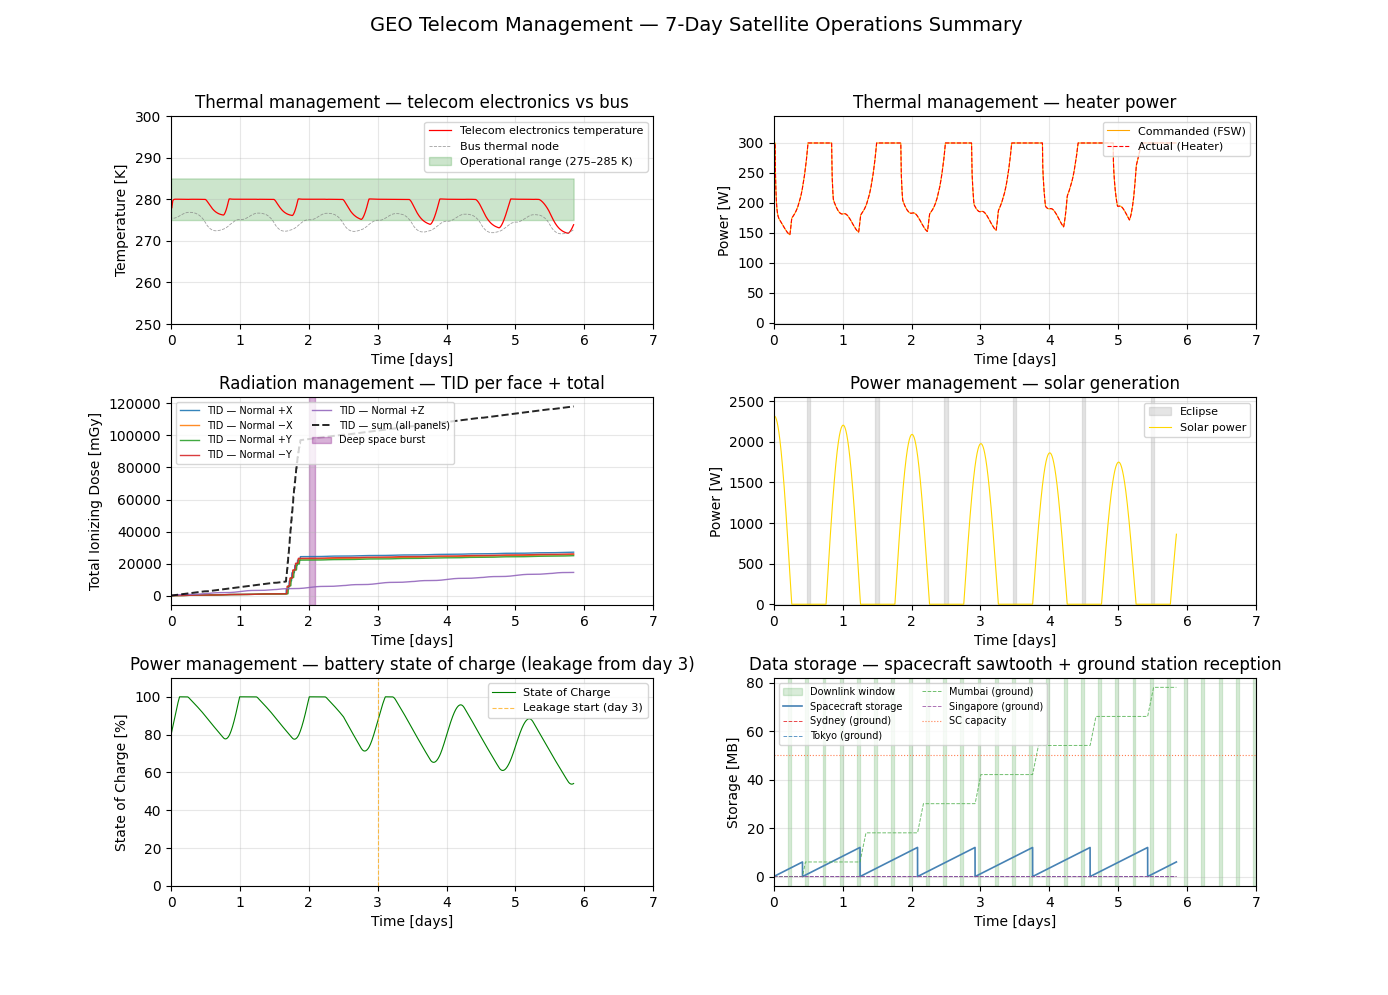

Source code (Python):
#!/usr/bin/env python3

"""
                    [ ZENDIR ]
This code is developed by Zendir to aid with communication
to the public API. All code is under the the license provided
with the 'zendir' module. Copyright Zendir, 2025.

GEO Satellite Operations Scenario
=================================
A multi day simulation of a 2500 kg geostationary telecommunications satellite
at 42,164 km semi-major axis, starting at March equinox 2025.

The scenario demonstrates:
- Thermal control: PID-regulated 300W heater maintaining telecom electronics at 280K
- Radiation monitoring: 5 panels tracking TID on each spacecraft face, plus a
  transient deep space radiation burst on day 2 hitting the +Y panel
- Power system: 6 m² solar array with accelerated degradation, 2000 Ah battery with leakage from day 3
- Attitude control: 3-axis reaction wheels pointing transmitter at Sydney ground station
- Data management: Sawtooth storage pattern with 5h accumulate / 1h downlink cycles
  across 4 rotating ground stations (Sydney, Tokyo, Mumbai, Singapore)

Output: 6-panel summary plot showing thermal, radiation, power, and data trends.

Note: As a lengthy simulation of a satellite with simulation intense subsystems modelled, allow ~4 hours for the simulation to run. 
If curious about the output, the final figure generated is also provided with the scenario in advance, scenario_geo_management.png.
"""

import os
import sys
import numpy as np
import datetime as dt
import asyncio
from matplotlib import pyplot as plt
import matplotlib.gridspec as gridspec
from zendir import printer, runner, Object, Simulation, Client, Behaviour, Model
from zendir.maths import astro, constants
sys.path.insert(0, os.path.abspath(os.path.join(os.path.dirname(__file__), "..", "..")))
import credential_helper

printer.clear()
printer.set_verbosity(printer.SUCCESS_VERBOSITY)

# Four ground stations in Asia-Pacific region for RF contact rotation
OBSERVATION_TARGETS = [
    {"name": "Sydney", "lat": -33.87, "lon": 151.21},
    {"name": "Tokyo", "lat": 35.68, "lon": 139.69},
    {"name": "Mumbai", "lat": 19.08, "lon": 72.88},
    {"name": "Singapore", "lat": 1.35, "lon": 103.82},
]

# GEO orbital parameters
GEO_ALTITUDE = 35786000
GEO_SEMI_MAJOR_AXIS = 42164000

# Telem Packet Sizes in Bytes
UPLINK_PACKET_SIZE_BYTES = 3 * 1024
UPLINK_TELEMETRY_BYTES = 768


async def main(simulation: Simulation) -> None:

    # =========================================================================
    # SPACECRAFT SETUP
    # =========================================================================
    # March equinox epoch provides eclipse season context for GEO operations

    epoch = dt.datetime(2025, 3, 20, 12, 0, 0)
    await simulation.get_system("SolarSystem", Epoch=epoch)

    # Circular equatorial GEO orbit
    orbit: tuple = astro.classical_to_vector_elements(
        semi_major_axis=GEO_SEMI_MAJOR_AXIS,
        eccentricity=0.0,
        inclination=0.0,
        right_ascension=0.0,
        argument_of_periapsis=0.0,
        true_anomaly=0.0,
    )

    # 2500 kg spacecraft with diagonal inertia tensor
    spacecraft: Object = await simulation.add_object(
        "Spacecraft",
        TotalMass=2500.0,
        TotalCenterOfMassB_B=np.array([0, 0, 0]),
        TotalMomentOfInertiaB_B=np.array(
            [[2000, 0, 0], [0, 1800, 0], [0, 0, 1500]]
        ),
        Position=orbit[0],
        Velocity=orbit[1],
        Attitude=np.array([0.0, 0.0, 0.0]),
        AttitudeRate=np.array([0.0, 0.0, 0.0]),
    )

    # =========================================================================
    # THERMAL CONTROL SYSTEM
    # =========================================================================
    # Four-node thermal network: bus -> telecom rack <- heater -> radiator
    # Heater maintains telecom electronics at 280K via PID control

    # Radiator: 20 kg, 0.3 m², radiates to space (emissivity 0.85)
    radiator: Object = await spacecraft.add_child("PhysicalObject")
    await radiator.set(Name="Radiator")
    await radiator.set(Mass=20.0)
    radiator_thermal: Model = await radiator.get_model("ThermalModel")
    await radiator_thermal.set(ThermalConductivity=205.0)
    await radiator_thermal.set(SpecificHeatCapacity=900.0)
    await radiator_thermal.set(Thickness=0.02)
    await radiator_thermal.set(Temperature=250.0)
    await radiator_thermal.set(SurfaceArea=0.3)
    await radiator_thermal.set(EnableSpaceRadiation=True)
    await radiator_thermal.set(Emissivity=0.85)

    # Bus thermal node: 2.0 m² surface, 1800W internal heat generation
    bus_thermal: Model = await spacecraft.get_model("ThermalModel")
    await bus_thermal.set(ThermalConductivity=205.0)
    await bus_thermal.set(SpecificHeatCapacity=900.0)
    await bus_thermal.set(Thickness=0.02)
    await bus_thermal.set(Temperature=275.0)
    await bus_thermal.set(SurfaceArea=2.0)
    await bus_thermal.set(EnableSpaceRadiation=False)
    await bus_thermal.set(PowerGeneration=1800.0)

    # 300W survival heater for telecom electronics
    NOMINAL_HEATER_POWER = 300.0
    telecom_heater: Object = await spacecraft.add_child("Heater")
    await telecom_heater.set(Name="Telecom Heater")
    await telecom_heater.set(Mass=2.0)
    await telecom_heater.set(NominalPower=NOMINAL_HEATER_POWER)
    await telecom_heater.set(MaxThermalPower=NOMINAL_HEATER_POWER)
    await telecom_heater.set(IsActive=True)
    heater_thermal: Model = await telecom_heater.get_model("ThermalModel")
    await heater_thermal.set(ThermalConductivity=205.0)
    await heater_thermal.set(SpecificHeatCapacity=900.0)
    await heater_thermal.set(Thickness=0.02)
    await heater_thermal.set(Temperature=300.0)
    await heater_thermal.set(SurfaceArea=0.3)
    await heater_thermal.set(EnableSpaceRadiation=False)

    # PID heater controller: K=380, Ki=0.35, P=2.5, target 280K
    NOMINAL_HEATER_MIN = 0.0
    NOMINAL_HEATER_MAX = NOMINAL_HEATER_POWER
    heater_fsw: Behaviour = await spacecraft.add_behaviour("HeaterManagementSoftware")
    await heater_fsw.set(Name="Telecom Heater Controller")
    await heater_fsw.set(MaxPower=NOMINAL_HEATER_MAX)
    await heater_fsw.set(MinPower=0.0)
    await heater_fsw.set(K=380.0)
    await heater_fsw.set(Ki=0.35)
    await heater_fsw.set(P=2.5)

    await telecom_heater.set(
        In_ControlPowerMsg=await heater_fsw.get_message("Out_PowerMsg")
    )

    # Telecom electronics rack: 35 kg thermal mass, target 280K
    telecom_rack: Object = await spacecraft.add_child("PhysicalObject")
    await telecom_rack.set(Name="Telecom Electronics")
    await telecom_rack.set(Mass=35.0)
    telecom_thermal: Model = await telecom_rack.get_model("ThermalModel")
    await telecom_thermal.set(ThermalConductivity=205.0)
    await telecom_thermal.set(SpecificHeatCapacity=900.0)
    await telecom_thermal.set(Thickness=0.02)
    await telecom_thermal.set(Temperature=280.0)
    await telecom_thermal.set(IdealTemperature=280.0)
    await telecom_thermal.set(SurfaceArea=0.5)
    await telecom_thermal.set(EnableSpaceRadiation=False)

    # Thermal conduction network
    await heater_thermal.invoke("Connect", telecom_thermal, 0.05, "Conduction")
    await bus_thermal.invoke("Connect", telecom_thermal, 0.002, "Conduction")
    await telecom_thermal.invoke("Connect", radiator_thermal, 0.001, "Conduction")
    await heater_thermal.invoke("Connect", radiator_thermal, 0.0005, "Conduction")

    await heater_fsw.set(
        In_ThermalMsg=await telecom_thermal.get_message("Out_ThermalMsg")
    )

    # =========================================================================
    # RADIATION MONITORING
    # =========================================================================
    # 5 radiation panels on +X, -X, +Y, -Y, +Z faces (no panel on -Z/Earth-facing)
    # 3mm aluminum shielding, 16 kg each, 2 m² exposed area

    PANEL_AREA = 2.0
    PANEL_MASS = 16.0
    panel_params = {
        "Mass": PANEL_MASS,
        "Area": PANEL_AREA,
        "ShieldingThickness": 0.003,
        "ShieldingDensity": 2700.0,
        "LinearAttenuationCoefficient": 18.0,
        "EnergyToDoseConversionEfficiency": 1.0e-7,
        "SingleEventEffectAverageParticleEnergy": 1.6e-13,
    }
    
    # Solar thermal properties for panel surfaces
    solar_thermal_params = {
        "ExposedArea": PANEL_AREA,
        "SolarAbsorbance": 0.25,
        "ShadowFactor": 0.0,
        "EnableSpaceRadiation": True,
        "SurfaceArea": PANEL_AREA,
        "Emissivity": 0.85,
        "SpecificHeatCapacity": 900.0,
        "ThermalConductivity": 205.0,
        "Thickness": 0.003,
        "Temperature": 290.0,
    }

    # Position radiation panels 5cm out on each face of a cube
    PANEL_OFFSET = 0.15

    # +X face panel (roll +90°, positioned at +5cm X)
    radiation_panel_px: Object = await spacecraft.add_child("RadiationPanel", **panel_params)
    await radiation_panel_px.invoke("RollDegrees", 90.0)
    await radiation_panel_px.set(Position_LP_P=np.array([PANEL_OFFSET, 0.0, 0.0]))
    solar_thermal_px: Model = await radiation_panel_px.get_model("SolarExposureThermalModel", **solar_thermal_params)

    # -X face panel (roll -90°, positioned at -5cm X)
    radiation_panel_mx: Object = await spacecraft.add_child("RadiationPanel", **panel_params)
    await radiation_panel_mx.invoke("RollDegrees", -90.0)
    await radiation_panel_mx.set(Position_LP_P=np.array([-PANEL_OFFSET, 0.0, 0.0]))
    solar_thermal_mx: Model = await radiation_panel_mx.get_model("SolarExposureThermalModel", **solar_thermal_params)

    # +Y face panel (pitch -90°, positioned at +5cm Y)
    radiation_panel_py: Object = await spacecraft.add_child("RadiationPanel", **panel_params)
    await radiation_panel_py.invoke("PitchDegrees", -90.0)
    await radiation_panel_py.set(Position_LP_P=np.array([0.0, PANEL_OFFSET, 0.0]))
    solar_thermal_py: Model = await radiation_panel_py.get_model("SolarExposureThermalModel", **solar_thermal_params)

    # -Y face panel (pitch +90°, positioned at -5cm Y)
    radiation_panel_my: Object = await spacecraft.add_child("RadiationPanel", **panel_params)
    await radiation_panel_my.invoke("PitchDegrees", 90.0)
    await radiation_panel_my.set(Position_LP_P=np.array([0.0, -PANEL_OFFSET, 0.0]))
    solar_thermal_my: Model = await radiation_panel_my.get_model("SolarExposureThermalModel", **solar_thermal_params)

    # +Z face panel (pitch 180°, zenith-facing, positioned at +5cm Z)
    radiation_panel_pz: Object = await spacecraft.add_child("RadiationPanel", **panel_params)
    await radiation_panel_pz.invoke("PitchDegrees", 180.0)
    await radiation_panel_pz.set(Position_LP_P=np.array([0.0, 0.0, PANEL_OFFSET]))
    solar_thermal_pz: Model = await radiation_panel_pz.get_model("SolarExposureThermalModel", **solar_thermal_params)

    PANEL_NORMAL_LABELS = [
        "Normal +X",
        "Normal −X",
        "Normal +Y",
        "Normal −Y",
        "Normal +Z",
    ]

    radiation_panels = [
        radiation_panel_px, radiation_panel_mx,
        radiation_panel_py, radiation_panel_my,
        radiation_panel_pz
    ]
    panel_thermal_models = [
        solar_thermal_px, solar_thermal_mx,
        solar_thermal_py, solar_thermal_my,
        solar_thermal_pz
    ]
    
    # Connect panel thermal models to bus (0.02 m² conductance each)
    for panel_thermal in panel_thermal_models:
        await bus_thermal.invoke("Connect", panel_thermal, 0.02, "Conduction")

    # =========================================================================
    # DEEP SPACE RADIATION BURST
    # =========================================================================
    # Transient high-energy cosmic ray source from +Y direction (1 million km)
    # Activates on day 2 for 2 hours, primarily affecting +Y panel

    deep_space_source_parent: Object = await simulation.add_object("UniverseObject")
    spacecraft_position = await spacecraft.get("Position")
    await deep_space_source_parent.set(
        Position=np.array(spacecraft_position) + np.array([0, 1e9, 0])
    )

    deep_space_source: Object = await deep_space_source_parent.add_child("RadiationSource")
    await deep_space_source.set(FluxAtReference=constants.EARTH_SOLAR_FLUX * 50.0)
    await deep_space_source.set(ReferenceDistance=1e9)
    await deep_space_source.set(ParticleEnergy=1.6e-12)
    await deep_space_source.set(IsEnabled=False)

    RADIATION_BURST_START_SECONDS = 2 * 86400.0
    RADIATION_BURST_DURATION_SECONDS = 2 * 3600.0

    # =========================================================================
    # ELECTRICAL POWER SYSTEM
    # =========================================================================
    # Solar array (6 m², 28% efficiency) -> Battery (2000 Ah) -> Loads
    # Solar degradation: 500%/year (accelerated for demonstration)
    # Battery leakage: activates day 3 at rate 0.005

    solar_panel: Object = await spacecraft.add_child(
        "SolarPanel",
        Area=6.0,
        Efficiency=0.28,
    )
    # Rotate 180° about X and move 15cm in -Z direction
    await solar_panel.invoke("RollDegrees", 180.0)
    await solar_panel.set(Position_LP_P=np.array([0.0, 0.0, -0.15]))
    SOLAR_DEGRADATION_RATE_PCT_PER_YEAR = 500.0
    solar_degradation: Model = await solar_panel.get_model(
        "SolarPanelDegradationErrorModel",
        DegradationRate=SOLAR_DEGRADATION_RATE_PCT_PER_YEAR,
    )

    battery: Object = await spacecraft.add_child(
        "Battery",
        ChargeFraction=0.80,
        NominalCapacity=2000.0,
    )
    BATTERY_LEAKAGE_START_SECONDS = 3 * 86400.0
    BATTERY_LEAKAGE_POWER_RATE = 0.005
    battery_leakage: Model = await battery.get_model(
        "BatteryLeakageErrorModel",
        PowerLeakageRate=0.0,
    )

    power_bus: Behaviour = await spacecraft.add_behaviour("PowerBus")
    await power_bus.invoke("ConnectTerminals", solar_panel, battery, "Out", "Out")

    # On-board computer: 80W running, 30W safe, 5W shutdown
    obc: Object = await spacecraft.add_child("Computer")
    obc_power: Model = await obc.get_model(
        "ComputerPowerModel",
        PowerRunning=80.0,
        PowerSafe=30.0,
        PowerShutdown=5.0,
    )

    await power_bus.invoke("ConnectTerminals", battery, telecom_heater, "Out", "In")
    await power_bus.invoke("ConnectTerminals", battery, obc, "Out", "In")

    # =========================================================================
    # ATTITUDE DETERMINATION AND CONTROL
    # =========================================================================
    # 3-axis reaction wheel array with MRP feedback controller
    # Points transmitter boresight at Sydney (primary ground station)

    reaction_wheels: Object = await spacecraft.add_child("ReactionWheelArray")
    await reaction_wheels.add_child(
        "ReactionWheel", WheelSpinAxis_B=np.array([1, 0, 0])
    )
    await reaction_wheels.add_child(
        "ReactionWheel", WheelSpinAxis_B=np.array([0, 1, 0])
    )
    await reaction_wheels.add_child(
        "ReactionWheel", WheelSpinAxis_B=np.array([0, 0, 1])
    )

    rw_power: Model = await reaction_wheels.get_model(
        "ReactionWheelArrayPowerModel",
        DriveStandbyPowerPerWheel=5.0,
        DriveEfficiency=0.85,
    )

    await power_bus.invoke("ConnectTerminals", battery, reaction_wheels, "Out", "In")

    navigator: Behaviour = await spacecraft.add_behaviour("SimpleNavigationSoftware")

    # =========================================================================
    # GROUND NETWORK AND RF COMMUNICATIONS
    # =========================================================================
    # 4 ground stations with uplink (2.0 GHz) and downlink (2.2 GHz)
    # Each station has 100 MB storage for received data
    # Plus sentinel station for disabling downlink during accumulate phases

    UPLINK_HZ = 2.0e9
    DOWNLINK_HZ = 2.2e9

    ground_stations: list[dict] = []
    for target in OBSERVATION_TARGETS:
        gs: Object = await simulation.add_object(
            "GroundStation",
            Latitude=target["lat"],
            Longitude=target["lon"],
            Altitude=0.0,
            MinimumElevation=5.0,
            MaximumRange=0.0,
        )
        gs_tx: Object = await gs.add_child("Transmitter")
        await gs_tx.set(Frequency=UPLINK_HZ, PacketSize=UPLINK_PACKET_SIZE_BYTES)
        gs_rx: Object = await gs.add_child("Receiver")
        await gs_rx.set(Frequency=DOWNLINK_HZ, Bandwidth=10.0e6)
        access_msg = await gs.invoke("TrackObject", spacecraft)

        gs_storage: Object = await gs.add_child("PartitionedDataStorage")
        await gs_storage.set(Capacity=100 * 1024 * 1024)
        gs_storage_writer: Object = await gs_storage.add_child("DataStorageMessageWriter")
        gs_rx_writer = await gs_rx.get_model("ReceiverMessageWriterModel")
        await gs_rx_writer.set(Storage=gs_storage.get_id())

        ground_stations.append({
            "name": target["name"],
            "gs": gs,
            "tx": gs_tx,
            "rx": gs_rx,
            "access": access_msg,
            "storage": gs_storage,
            "storage_writer": gs_storage_writer,
        })

    # Sentinel station with impossible access (used to disable downlink)
    no_contact_gs: Object = await simulation.add_object(
        "GroundStation",
        Latitude=0.0,
        Longitude=-90.0,
        Altitude=0.0,
        MinimumElevation=89.0,
        MaximumRange=1000.0,
    )
    no_contact_access = await no_contact_gs.invoke("TrackObject", spacecraft)

    ground_station_primary: Object = ground_stations[0]["gs"]
    primary_access = ground_stations[0]["access"]

    # Spacecraft RF: 50 MB onboard storage, 10s write interval, 1 Mbps downlink
    sc_receiver: Object = await spacecraft.add_child("Receiver")
    await sc_receiver.set(Frequency=UPLINK_HZ, Bandwidth=10.0e6)

    sc_transmitter: Object = await spacecraft.add_child("Transmitter")
    await sc_transmitter.set(
        Frequency=DOWNLINK_HZ,
        BitRate=1.0e6,
        Power=20.0,
        PacketSize=4 * 1024,
    )

    sc_data_storage: Object = await spacecraft.add_child("PartitionedDataStorage")
    await sc_data_storage.set(Capacity=50 * 1024 * 1024)

    sc_storage_writer: Object = await sc_data_storage.add_child("DataStorageMessageWriter")
    await sc_storage_writer.set(WriteInterval=10.0)
    spacecraft_state_msg = await spacecraft.get_message("Out_SpacecraftStateMsg")
    await sc_storage_writer.invoke("RegisterMessage", spacecraft_state_msg)

    rx_writer = await sc_receiver.get_model("ReceiverMessageWriterModel")
    await rx_writer.set(Storage=sc_data_storage.get_id())

    tx_storage = await sc_transmitter.get_model("TransmitterStorageModel")
    await tx_storage.set(MessageWriter=sc_storage_writer, In_AccessMsg=no_contact_access)

    await power_bus.invoke("ConnectTerminals", battery, sc_transmitter, "Out", "In")
    await power_bus.invoke("ConnectTerminals", battery, sc_receiver, "Out", "In")

    # Ground pointing FSW: align transmitter boresight to Sydney
    transmitter_local_up = await sc_transmitter.get("LocalUp")
    ground_point_fsw: Behaviour = await spacecraft.add_behaviour(
        "GroundLocationPointingSoftware",
        AlignmentVector_B=transmitter_local_up,
        SmallAngle=0.001,
        In_NavigationAttitudeMsg=await navigator.get_message("Out_NavigationAttitudeMsg"),
        In_NavigationTranslationMsg=await navigator.get_message("Out_NavigationTranslationMsg"),
        In_GroundStateMsg=await ground_station_primary.get_message("Out_GroundStateMsg"),
    )

    attitude_error_fsw: Behaviour = await spacecraft.add_behaviour(
        "AttitudeReferenceErrorSoftware",
        In_NavigationAttitudeMsg=await navigator.get_message("Out_NavigationAttitudeMsg"),
        In_AttitudeReferenceMsg=await ground_point_fsw.get_message("Out_AttitudeReferenceMsg"),
    )

    # MRP feedback controller: K=2.5, P=25, Ki=-1
    mrp_controller: Behaviour = await spacecraft.add_behaviour(
        "MRPFeedbackControlSoftware",
        K=2.5,
        P=25.0,
        Ki=-1.0,
        IntegralLimit=0.5,
        In_AttitudeErrorMsg=await attitude_error_fsw.get_message("Out_AttitudeErrorMsg"),
        In_RWArrayConfigMsg=await reaction_wheels.get_message("Out_RWArrayConfigMsg"),
        In_RWArraySpeedMsg=await reaction_wheels.get_message("Out_RWArraySpeedMsg"),
    )

    motor_torque_fsw: Behaviour = await spacecraft.add_behaviour(
        "RWTorqueMappingSoftware",
        In_CommandTorqueMsg=await mrp_controller.get_message("Out_CommandTorqueMsg"),
        In_RWArrayConfigMsg=await reaction_wheels.get_message("Out_RWArrayConfigMsg"),
    )

    await reaction_wheels.set(
        In_MotorTorqueArrayMsg=await motor_torque_fsw.get_message("Out_MotorTorqueArrayMsg")
    )

    solar_model: Model = await spacecraft.get_model("SolarModel")

    # =========================================================================
    # TELEMETRY TRACKING
    # =========================================================================
    # 60-second sample interval for all tracked channels

    await simulation.set_tracking_interval(interval=60.0)

    await simulation.track_object(await bus_thermal.get_message("Out_ThermalMsg"))
    await simulation.track_object(await telecom_thermal.get_message("Out_ThermalMsg"))
    await simulation.track_object(await heater_fsw.get_message("Out_PowerMsg"))
    await simulation.track_object(await telecom_heater.get_message("Out_PowerMsg"))

    for panel in radiation_panels:
        await simulation.track_object(await panel.get_message("Out_RadiationMsg"))

    await simulation.track_object(await solar_panel.get_message("Out_PowerMsg"))
    await simulation.track_object(await solar_model.get_message("Out_EclipseMsg"))
    await simulation.track_object(await battery.get_message("Out_BatteryMsg"))
    await simulation.track_object(await sc_data_storage.get_message("Out_DataStorageMsg"))

    for gs_entry in ground_stations:
        await simulation.track_object(
            await gs_entry["storage"].get_message("Out_DataStorageMsg")
        )

    # =========================================================================
    # MISSION EXECUTION
    # =========================================================================
    # Events: radiation burst day 2, battery leakage day 3

    SIMULATION_TIME = 604800
    TIME_STEP = 1.0
    TARGET_CHANGE_INTERVAL = 21600
    NUM_SEGMENTS = SIMULATION_TIME // TARGET_CHANGE_INTERVAL
    ACCUMULATE_SECONDS = 5 * 3600
    DOWNLINK_SECONDS = 1 * 3600

    battery_leakage_engaged = False
    radiation_burst_started = False
    radiation_burst_ended = False

    for segment in range(NUM_SEGMENTS):
        uplink_gs = ground_stations[segment % len(ground_stations)]
        downlink_gs = ground_stations[(segment + 1) % len(ground_stations)]
        elapsed_time = segment * TARGET_CHANGE_INTERVAL

        # Radiation burst event: enable at day 2
        if (not radiation_burst_started) and (elapsed_time >= RADIATION_BURST_START_SECONDS):
            await deep_space_source.set(IsEnabled=True)
            radiation_burst_started = True
            print(
                f"[t={elapsed_time:>7.0f}s] EVENT: DEEP_SPACE_RADIATION_BURST started "
                f"(+Y panel exposure from cosmic source)"
            )

        # Radiation burst event: disable after 2 hours
        burst_end_time = RADIATION_BURST_START_SECONDS + RADIATION_BURST_DURATION_SECONDS
        if (not radiation_burst_ended) and radiation_burst_started and (elapsed_time >= burst_end_time):
            await deep_space_source.set(IsEnabled=False)
            radiation_burst_ended = True
            print(
                f"[t={elapsed_time:>7.0f}s] EVENT: DEEP_SPACE_RADIATION_BURST ended"
            )

        # Battery leakage event: enable at day 3
        if (not battery_leakage_engaged) and (elapsed_time >= BATTERY_LEAKAGE_START_SECONDS):
            await battery_leakage.set(PowerLeakageRate=BATTERY_LEAKAGE_POWER_RATE)
            battery_leakage_engaged = True
            print(
                f"[t={elapsed_time:>7.0f}s] EVENT: BATTERY_LEAKAGE enabled "
                f"(PowerLeakageRate={BATTERY_LEAKAGE_POWER_RATE})"
            )

        # ACCUMULATE PHASE: downlink disabled, receive uplinks
        await tx_storage.set(In_AccessMsg=no_contact_access)
        
        uplink_payload = {
            "station": uplink_gs["name"],
            "segment": segment,
            "kind": "uplink_telemetry",
            "data": "X" * UPLINK_TELEMETRY_BYTES,
        }

        for i in range(500):
            await uplink_gs["tx"].invoke("TransmitJSON", uplink_payload, "uplink")
               
        accumulate_remaining = ACCUMULATE_SECONDS
        burst_interval = ACCUMULATE_SECONDS // 4
        for burst in range(4):
            burst_time = min(burst_interval, accumulate_remaining)
            if burst_time > 0:
                await simulation.tick_duration(step=TIME_STEP, time=burst_time)
                accumulate_remaining -= burst_time
                if burst < 3:
                    burst_payload = {
                        "station": uplink_gs["name"],
                        "segment": segment,
                        "burst": burst + 1,
                        "kind": "uplink_burst",
                        "data": "Y" * UPLINK_TELEMETRY_BYTES,
                    }
                    for i in range(300):
                        await uplink_gs["tx"].invoke("TransmitJSON", burst_payload, "uplink")

        # DOWNLINK PHASE: enable downlink to target station
        await tx_storage.set(In_AccessMsg=downlink_gs["access"])

        downlink_time = min(DOWNLINK_SECONDS, SIMULATION_TIME - elapsed_time - ACCUMULATE_SECONDS)
        if downlink_time > 0:
            for i in range(downlink_time // 600):
                await simulation.tick_duration(step=TIME_STEP, time=downlink_time // 600)

    # =========================================================================
    # DATA RETRIEVAL AND PLOTTING
    # =========================================================================
    # 6-panel summary: thermal, radiation, power, and data storage

    data_thermal = await simulation.query_dataframe(
        await bus_thermal.get_message("Out_ThermalMsg")
    )
    data_telecom_thermal = await simulation.query_dataframe(
        await telecom_thermal.get_message("Out_ThermalMsg")
    )
    data_heater_cmd = await simulation.query_dataframe(
        await heater_fsw.get_message("Out_PowerMsg")
    )
    data_heater_actual = await simulation.query_dataframe(
        await telecom_heater.get_message("Out_PowerMsg")
    )
    
    radiation_data_list = []
    for panel in radiation_panels:
        panel_data = await simulation.query_dataframe(
            await panel.get_message("Out_RadiationMsg")
        )
        radiation_data_list.append(panel_data)
    
    data_radiation_total = radiation_data_list[0].copy()
    data_radiation_total["TotalIonizingDose"] = sum(
        df["TotalIonizingDose"] for df in radiation_data_list
    )
    
    data_solar = await simulation.query_dataframe(
        await solar_panel.get_message("Out_PowerMsg")
    )
    data_eclipse = await simulation.query_dataframe(
        await solar_model.get_message("Out_EclipseMsg")
    )
    data_battery = await simulation.query_dataframe(
        await battery.get_message("Out_BatteryMsg")
    )
    data_storage = await simulation.query_dataframe(
        await sc_data_storage.get_message("Out_DataStorageMsg")
    )

    ground_storage_data = []
    for gs_entry in ground_stations:
        gs_data = await simulation.query_dataframe(
            await gs_entry["storage"].get_message("Out_DataStorageMsg")
        )
        ground_storage_data.append({
            "name": gs_entry["name"],
            "data": gs_data,
        })

    sim_duration_days = SIMULATION_TIME / 86400.0
    time_days = data_telecom_thermal["Time"] / 86400.0
    time_days_bus = data_thermal["Time"] / 86400.0

    fig = plt.figure(figsize=(14, 10))
    gs = gridspec.GridSpec(3, 2, figure=fig, hspace=0.35, wspace=0.25)
    fig.suptitle("GEO Telecom Management — 7-Day Satellite Operations Summary", fontsize=14)

    # Plot 1: Telecom electronics vs bus temperature
    ax1 = fig.add_subplot(gs[0, 0])
    ax1.plot(
        time_days,
        data_telecom_thermal["Temperature"],
        label="Telecom electronics temperature",
        color="red",
        linewidth=0.9,
    )
    ax1.plot(
        time_days_bus,
        data_thermal["Temperature"],
        label="Bus thermal node",
        color="gray",
        linewidth=0.6,
        linestyle="--",
        alpha=0.75,
    )
    ax1.fill_between(
        time_days,
        275,
        285,
        alpha=0.2,
        color="green",
        label="Operational range (275–285 K)",
    )
    ax1.set_xlabel("Time [days]")
    ax1.set_ylabel("Temperature [K]")
    ax1.set_title("Thermal management — telecom electronics vs bus")
    ax1.legend(loc="upper right", fontsize=8)
    ax1.grid(True, alpha=0.3)
    ax1.set_xlim(0.0, sim_duration_days)
    ax1.set_ylim(250.0, 300.0)

    # Plot 2: Heater commanded vs actual power
    ax2 = fig.add_subplot(gs[0, 1])
    time_days_heater_cmd = data_heater_cmd["Time"] / 86400.0
    time_days_heater_actual = data_heater_actual["Time"] / 86400.0
    ax2.plot(
        time_days_heater_cmd,
        data_heater_cmd["NominalPower"],
        label="Commanded (FSW)",
        color="orange",
        linewidth=0.8,
    )
    ax2.plot(
        time_days_heater_actual,
        data_heater_actual["NominalPower"],
        label="Actual (Heater)",
        color="red",
        linewidth=0.8,
        linestyle="--",
    )
    ax2.set_xlabel("Time [days]")
    ax2.set_ylabel("Power [W]")
    ax2.set_title("Thermal management — heater power")
    ax2.legend(loc="upper right", fontsize=8)
    ax2.grid(True, alpha=0.3)
    ax2.set_ylim(-2.0, NOMINAL_HEATER_MAX * 1.15)
    ax2.set_xlim(0.0, sim_duration_days)

    # Plot 3: TID per panel with deep space burst marker
    ax3 = fig.add_subplot(gs[1, 0])
    tid_colors = ["#1f77b4", "#ff7f0e", "#2ca02c", "#d62728", "#9467bd"]
    for i, (panel_df, label) in enumerate(zip(radiation_data_list, PANEL_NORMAL_LABELS)):
        t_days = panel_df["Time"] / 86400.0
        ax3.plot(
            t_days,
            panel_df["TotalIonizingDose"] * 1000.0,
            label=f"TID — {label}",
            color=tid_colors[i % len(tid_colors)],
            linewidth=1.0,
            alpha=0.9,
        )
    t_tot = data_radiation_total["Time"] / 86400.0
    ax3.plot(
        t_tot,
        data_radiation_total["TotalIonizingDose"] * 1000.0,
        label="TID — sum (all panels)",
        color="black",
        linewidth=1.4,
        linestyle="--",
        alpha=0.85,
    )
    burst_start_days = RADIATION_BURST_START_SECONDS / 86400.0
    burst_end_days = (RADIATION_BURST_START_SECONDS + RADIATION_BURST_DURATION_SECONDS) / 86400.0
    ax3.axvspan(
        burst_start_days, burst_end_days,
        alpha=0.3, color="purple", label="Deep space burst"
    )
    ax3.set_xlabel("Time [days]")
    ax3.set_ylabel("Total Ionizing Dose [mGy]")
    ax3.set_title("Radiation management — TID per face + total")
    ax3.legend(loc="upper left", fontsize=7, ncol=2)
    ax3.grid(True, alpha=0.3)
    ax3.set_xlim(0.0, sim_duration_days)

    # Plot 4: Solar power with eclipse shading
    ax4 = fig.add_subplot(gs[1, 1])
    time_days_solar = data_solar["Time"] / 86400.0
    time_days_eclipse = data_eclipse["Time"] / 86400.0
    visibility = data_eclipse["Visibility"].values
    max_power = data_solar["NominalPower"].max()
    ax4.fill_between(
        time_days_eclipse,
        0,
        max_power * 1.1,
        where=(visibility < 0.5),
        alpha=0.2,
        color="gray",
        label="Eclipse",
    )
    ax4.plot(
        time_days_solar,
        data_solar["NominalPower"],
        color="gold",
        linewidth=0.8,
        label="Solar power",
    )
    ax4.set_xlabel("Time [days]")
    ax4.set_ylabel("Power [W]")
    ax4.set_title("Power management — solar generation")
    ax4.legend(loc="upper right", fontsize=8)
    ax4.grid(True, alpha=0.3)
    ax4.set_ylim(-10, max_power * 1.1)
    ax4.set_xlim(0.0, sim_duration_days)

    # Plot 5: Battery state of charge with leakage event marker
    ax5 = fig.add_subplot(gs[2, 0])
    ax5.plot(time_days, data_battery["ChargeFraction"] * 100,
             label="State of Charge", color="green", linewidth=0.8)
    ax5.set_xlabel("Time [days]")
    ax5.set_ylabel("State of Charge [%]")
    ax5.set_title("Power management — battery state of charge (leakage from day 3)")
    ax5.axvline(x=3.0, color="orange", linestyle="--", linewidth=0.8, alpha=0.7, label="Leakage start (day 3)")
    ax5.legend(loc="upper right", fontsize=8)
    ax5.grid(True, alpha=0.3)
    ax5.set_ylim(0, 110)
    ax5.set_xlim(0.0, sim_duration_days)

    # Plot 6: Spacecraft storage sawtooth + ground station reception
    ax6 = fig.add_subplot(gs[2, 1])
    time_days_storage = data_storage["Time"] / 86400.0
    capacity_mb = data_storage["Capacity"].astype(float) / (1024.0 * 1024.0)
    allocated_mb = data_storage["Allocated"].astype(float) / (1024.0 * 1024.0)

    segment_duration_days = TARGET_CHANGE_INTERVAL / 86400.0
    accumulate_duration_days = ACCUMULATE_SECONDS / 86400.0
    for seg in range(NUM_SEGMENTS):
        downlink_start = seg * segment_duration_days + accumulate_duration_days
        downlink_end = (seg + 1) * segment_duration_days
        ax6.axvspan(
            downlink_start, downlink_end,
            alpha=0.15, color="green", label="Downlink window" if seg == 0 else None
        )

    ax6.plot(
        time_days_storage,
        allocated_mb,
        label="Spacecraft storage",
        color="steelblue",
        linewidth=1.2,
    )

    gs_colors = ["#e41a1c", "#377eb8", "#4daf4a", "#984ea3"]
    for i, gs_data_entry in enumerate(ground_storage_data):
        gs_name = gs_data_entry["name"]
        gs_df = gs_data_entry["data"]
        gs_time_days = gs_df["Time"] / 86400.0
        gs_allocated_mb = gs_df["Allocated"].astype(float) / (1024.0 * 1024.0)
        ax6.plot(
            gs_time_days,
            gs_allocated_mb,
            label=f"{gs_name} (ground)",
            color=gs_colors[i % len(gs_colors)],
            linewidth=0.7,
            linestyle="--",
            alpha=0.8,
        )

    if len(capacity_mb) > 0:
        cap0 = float(capacity_mb.iloc[0])
        ax6.axhline(y=cap0, color="coral", linestyle=":", linewidth=0.8, label="SC capacity")
    ax6.set_xlabel("Time [days]")
    ax6.set_ylabel("Storage [MB]")
    ax6.set_title("Data storage — spacecraft sawtooth + ground station reception")
    ax6.legend(loc="upper left", fontsize=7, ncol=2)
    ax6.grid(True, alpha=0.3)
    ax6.set_xlim(0.0, sim_duration_days)

    plt.show()


client: Client = credential_helper.fetch_client()
runner.run_simulation(client, main, dispose=True)
